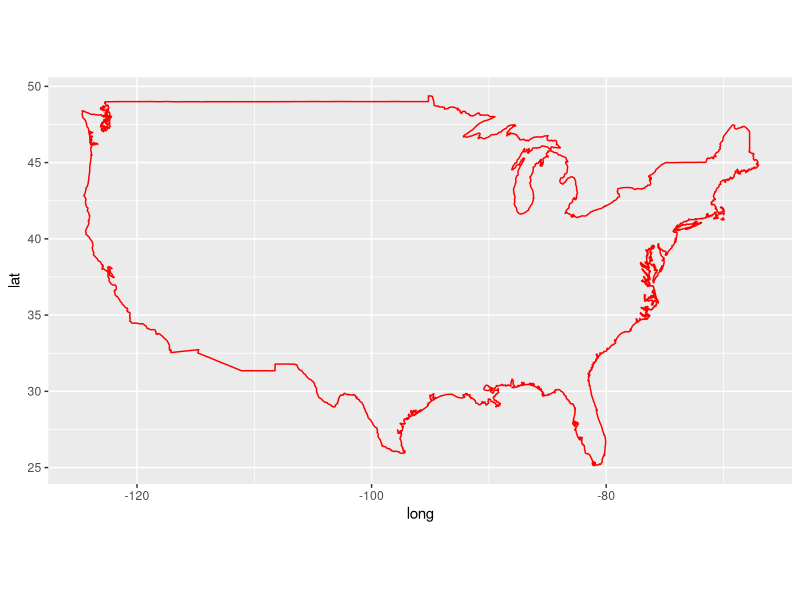
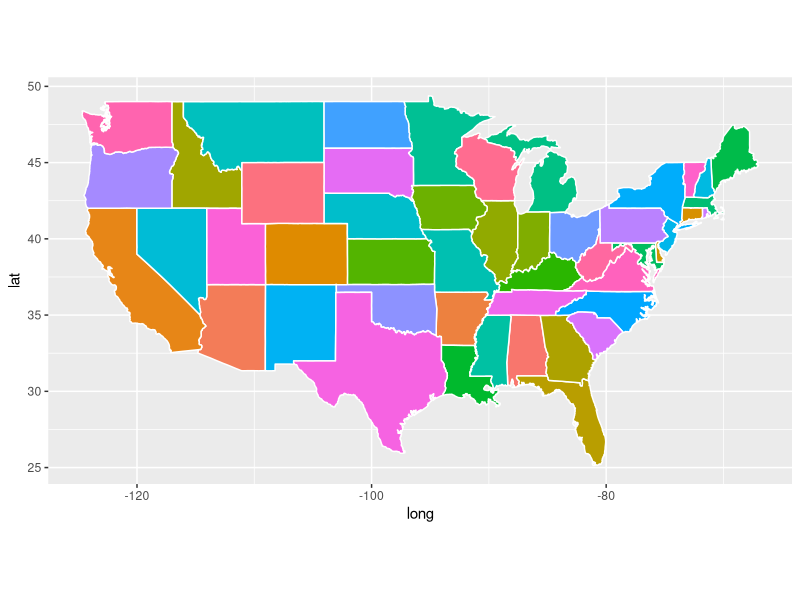
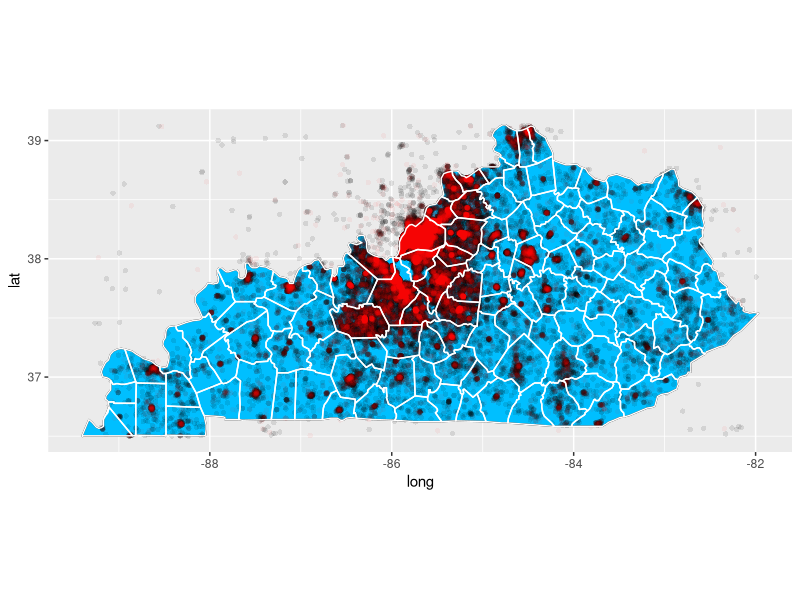

The R script that drew these images, in order:
#
# Examples from: http://eriqande.github.io/rep-res-web/lectures/making-maps-with-R.html
# 


library('maps')
library("mapproj")
m = map("state", fill = TRUE, plot = FALSE)
area.map(m, "Kentucky")

library("ggplot2")
usa <- map_data("usa") 
states <- map_data("state")
ggplot() + 
  geom_polygon(data = usa, aes(x=long, y = lat, group = group), fill = NA, color = "red") + 
  coord_fixed(1.3)

ggplot(data = states) + 
  geom_polygon(aes(x = long, y = lat, fill = region, group = group), color = "white") + 
  coord_fixed(1.3) +
  guides(fill=FALSE)  # do this to leave off the color legend

kentucky <- subset(states, region %in% "kentucky")


sampleLL <- read.csv('data/lat_long_categorized.csv')

# Colorize
sampleLL$Color = 'black'
sampleLL[which(sampleLL$Category == 15),'Color'] = 'red'

# Data is all over the country -- make a simple bounding box for Kentucky:
  minlong <- min(kentucky$long)
  minlat <- min(kentucky$lat)
  maxlong <- max(kentucky$long)
  maxlat <- max(kentucky$lat)

  x <- which (sampleLL$Longitude > minlong &
                     sampleLL$Longitude < maxlong &
                     sampleLL$Latitude > minlat &
                     sampleLL$Latitude < maxlat)
sampleLL <- sampleLL[x,]

counties <- map_data('county')
ky_counties <- subset(counties, region == "kentucky")


ggplot(data = kentucky) + 
  geom_polygon(aes(x = long, y = lat, group = group), fill = "deepskyblue", color = "black") + 
  coord_fixed(1.3) +
  #  Not sure why I can't get these next two lines to work in one:
  geom_point(data=sampleLL[sampleLL$Color=='black',], color='black', shape=16,
             aes(x=Longitude, y=Latitude), alpha = 0.1) +
  geom_point(data=sampleLL[sampleLL$Color=='red',], color='red', shape=16,
             aes(x=Longitude, y=Latitude), alpha = 0.05) +
  geom_polygon(data=ky_counties, aes(x=long, y=lat, group=group), fill = NA, color = "white")
